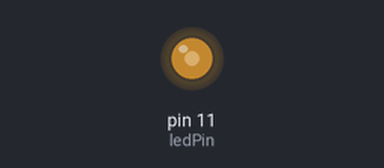
Bench run of a sketch on a simulated Arduino Uno, built with avr-gcc and run on an emulated ATmega328P. On the bench: output pins drawn as LEDs (lit = HIGH). What the sketch prints to the serial monitor is not drawn.

Above: at 1.39 s.
At 19.14 s:
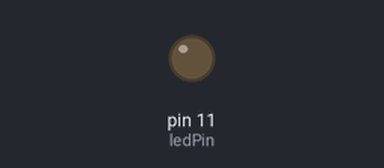
At 37.04 s:
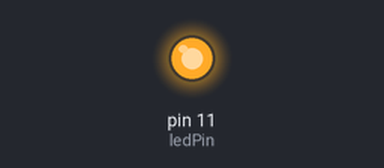
Timing chart, 0 to 40.0 s (numbered marks = the images above):
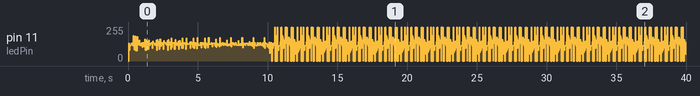

The sketch:

1.ino
```cpp
#define ledPin 11

bool state_now = LOW;
bool state_then = LOW;

void setup() {
  Serial.begin(9600);
  pinMode(ledPin, OUTPUT);
  cli();
  TCCR2A = 0;
  TCCR2B = 0;
  TCCR2B = TCCR2B | (1 << CS10);
  TCCR2B = TCCR2B | (1 << CS12);
  TIMSK2 = (1 << TOIE1);
  sei();
}

void loop() {
  digitalWrite(ledPin, state_now);
  if (state_now != state_then) {
    state_then = state_now;
    Serial.println(millis());
  }
}

ISR(TIMER2_OVF_vect) {
  state_now = !state_now;
}
```
